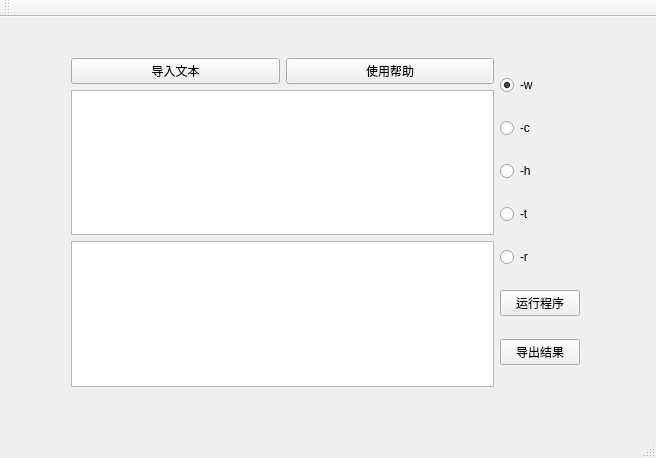
<?xml version="1.0" encoding="UTF-8"?>
<ui version="4.0">
 <class>MainWindow</class>
 <widget class="QMainWindow" name="MainWindow">
  <property name="geometry">
   <rect>
    <x>0</x>
    <y>0</y>
    <width>656</width>
    <height>458</height>
   </rect>
  </property>
  <property name="windowTitle">
   <string>MainWindow</string>
  </property>
  <property name="animated">
   <bool>true</bool>
  </property>
  <widget class="QWidget" name="centralWidget">
   <widget class="QWidget" name="horizontalLayoutWidget_2">
    <property name="geometry">
     <rect>
      <x>60</x>
      <y>30</y>
      <width>531</width>
      <height>351</height>
     </rect>
    </property>
    <layout class="QHBoxLayout" name="horizontalLayout_2">
     <item>
      <layout class="QVBoxLayout" name="verticalLayout_2">
       <item>
        <layout class="QHBoxLayout" name="horizontalLayout">
         <item>
          <widget class="QPushButton" name="pushButton_import">
           <property name="text">
            <string>导入文本</string>
           </property>
          </widget>
         </item>
         <item>
          <widget class="QPushButton" name="pushButton_help">
           <property name="text">
            <string>使用帮助</string>
           </property>
          </widget>
         </item>
        </layout>
       </item>
       <item>
        <widget class="QTextEdit" name="inputArea"/>
       </item>
       <item>
        <widget class="QTextBrowser" name="outputArea"/>
       </item>
      </layout>
     </item>
     <item>
      <layout class="QVBoxLayout" name="verticalLayout">
       <item>
        <widget class="QRadioButton" name="radioButton_w">
         <property name="sizePolicy">
          <sizepolicy hsizetype="Minimum" vsizetype="Fixed">
           <horstretch>0</horstretch>
           <verstretch>0</verstretch>
          </sizepolicy>
         </property>
         <property name="cursor">
          <cursorShape>OpenHandCursor</cursorShape>
         </property>
         <property name="text">
          <string>-w</string>
         </property>
         <property name="checked">
          <bool>true</bool>
         </property>
        </widget>
       </item>
       <item>
        <widget class="QRadioButton" name="radioButton_c">
         <property name="cursor">
          <cursorShape>OpenHandCursor</cursorShape>
         </property>
         <property name="text">
          <string>-c</string>
         </property>
        </widget>
       </item>
       <item>
        <widget class="QRadioButton" name="radioButton_h">
         <property name="cursor">
          <cursorShape>OpenHandCursor</cursorShape>
         </property>
         <property name="text">
          <string>-h</string>
         </property>
        </widget>
       </item>
       <item>
        <widget class="QRadioButton" name="radioButton_t">
         <property name="cursor">
          <cursorShape>OpenHandCursor</cursorShape>
         </property>
         <property name="text">
          <string>-t</string>
         </property>
        </widget>
       </item>
       <item>
        <widget class="QRadioButton" name="radioButton_r">
         <property name="cursor">
          <cursorShape>OpenHandCursor</cursorShape>
         </property>
         <property name="layoutDirection">
          <enum>Qt::LeftToRight</enum>
         </property>
         <property name="autoFillBackground">
          <bool>false</bool>
         </property>
         <property name="text">
          <string>-r</string>
         </property>
        </widget>
       </item>
       <item>
        <widget class="QPushButton" name="pushButton_run">
         <property name="text">
          <string>运行程序</string>
         </property>
        </widget>
       </item>
       <item>
        <widget class="QPushButton" name="pushButton_output">
         <property name="text">
          <string>导出结果</string>
         </property>
        </widget>
       </item>
      </layout>
     </item>
    </layout>
   </widget>
  </widget>
  <widget class="QMenuBar" name="menuBar">
   <property name="geometry">
    <rect>
     <x>0</x>
     <y>0</y>
     <width>656</width>
     <height>22</height>
    </rect>
   </property>
  </widget>
  <widget class="QToolBar" name="mainToolBar">
   <attribute name="toolBarArea">
    <enum>TopToolBarArea</enum>
   </attribute>
   <attribute name="toolBarBreak">
    <bool>false</bool>
   </attribute>
  </widget>
  <widget class="QStatusBar" name="statusBar"/>
 </widget>
 <layoutdefault spacing="6" margin="11"/>
 <resources/>
 <connections/>
</ui>
